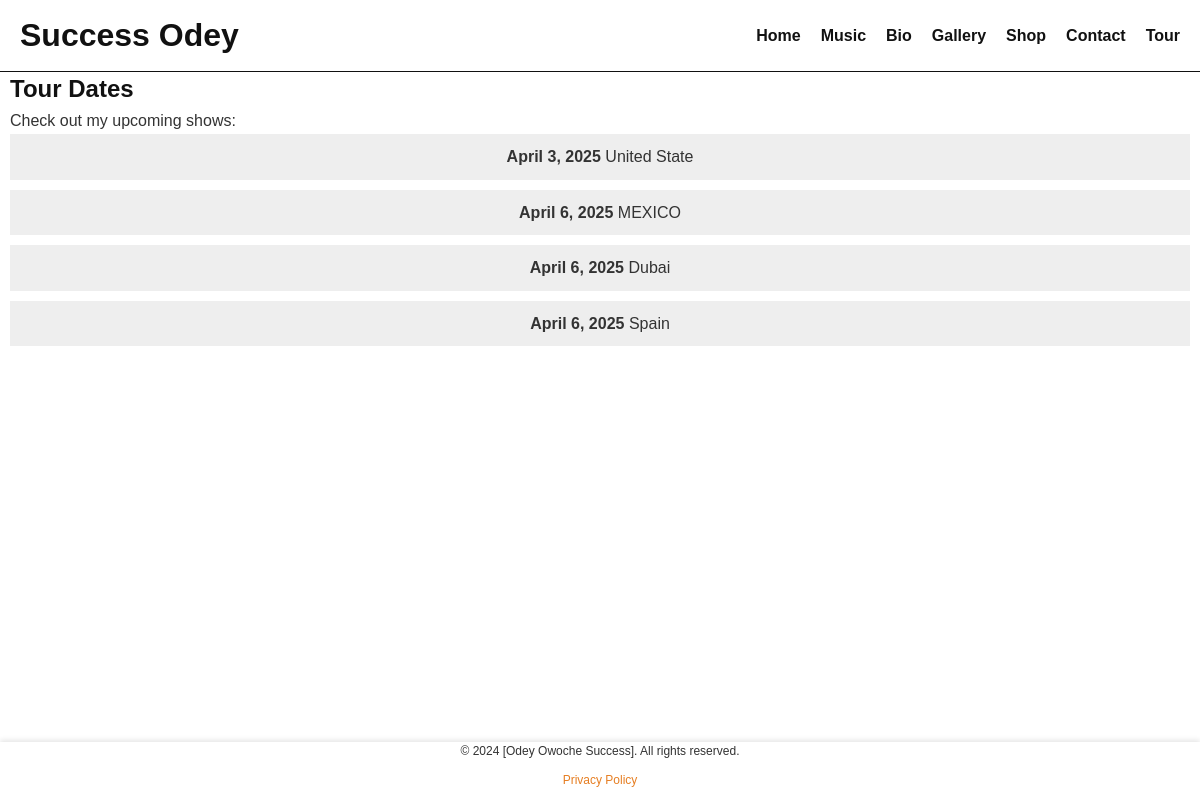
Screenshot of /tour/ with the database file from the repository.
### successwebsite/models.py (models this page shows, shortened)
class Tour(models.Model):
    tour_name = models.CharField(max_length=255, null=True)
    date_added = models.DateField(auto_now_add=True, null=True)
    venue = models.CharField(max_length=255, null=True)

### successwebsite/views.py (the view)
# urls.py: path('tour/', views.tour, name='tour'),
def tour(request):
    tours = Tour.objects.all()
    return render(request, 'tour.html', {
        'tours': tours,
    })

### templates/tour.html (shortened to what this page needs)
{% extends 'base.html' %}
{% block content %}
  <section id="tour">
    <h2>Tour Dates</h2>
    <p>Check out my upcoming shows:</p>
    {% for tour in tours %}
    <ul class="tour-list">
      <li><strong>{{ tour.date_added }}</strong> {{ tour.venue }}</li>
    </ul>
    {% endfor %}
  </section>
{% endblock %}

### static/css/style.css (style rules this page uses)
* { margin: 0; padding: 0; box-sizing: border-box; }
body { font-family: "Arial", sans-serif; color: #333; line-height: 1.6; background-color: #fff; padding-top: 50px; }
h1, h2 { color: #111; }
#tour { margin: 10px; margin-top: 20px; }
.tour-list { list-style: none; text-align: center; }
.tour-list li { padding: 10px; background-color: #eee; margin-bottom: 10px; }

### rows the page displays
Tour: date_added "April 3, 2025", venue "United State"
Tour: date_added "April 6, 2025", venue "MEXICO"
Tour: date_added "April 6, 2025", venue "Dubai"
Tour: date_added "April 6, 2025", venue "Spain"
